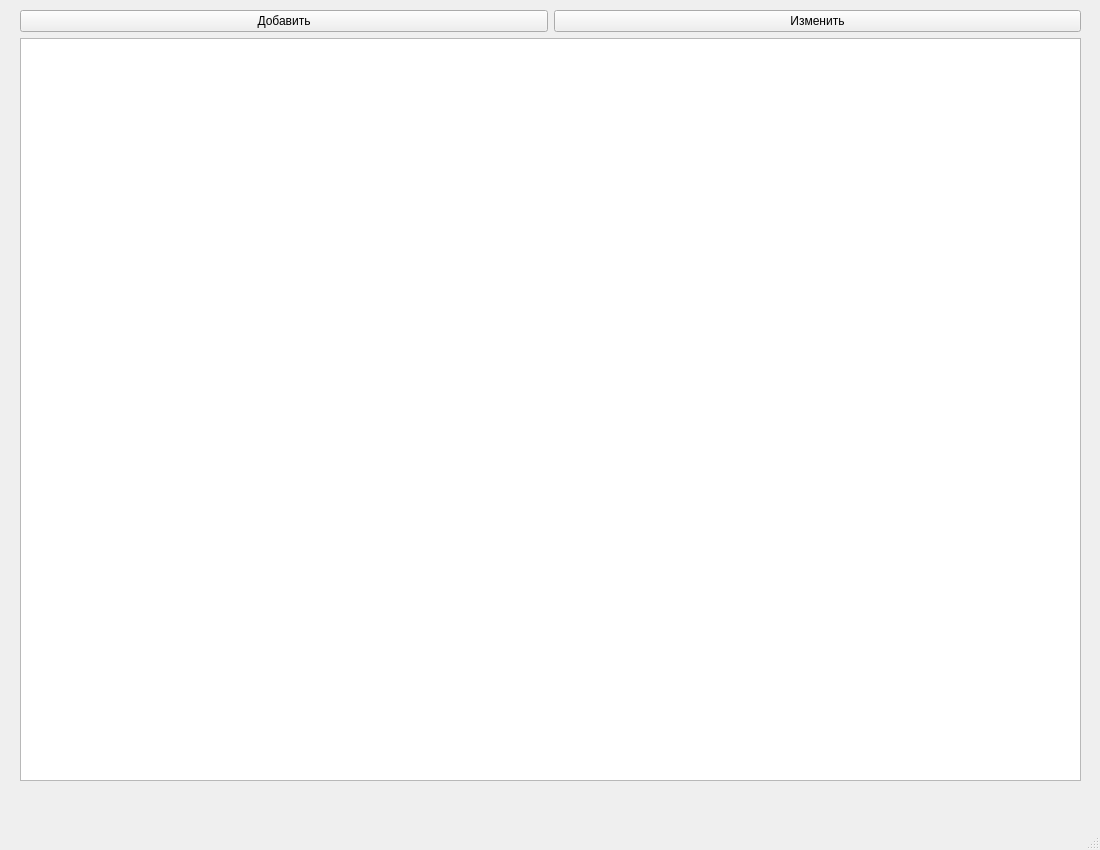
<?xml version="1.0" encoding="UTF-8"?>
<ui version="4.0">
 <class>MainWindow</class>
 <widget class="QMainWindow" name="MainWindow">
  <property name="geometry">
   <rect>
    <x>0</x>
    <y>0</y>
    <width>1100</width>
    <height>850</height>
   </rect>
  </property>
  <property name="minimumSize">
   <size>
    <width>1100</width>
    <height>850</height>
   </size>
  </property>
  <property name="maximumSize">
   <size>
    <width>1100</width>
    <height>850</height>
   </size>
  </property>
  <property name="windowTitle">
   <string>MainWindow</string>
  </property>
  <widget class="QWidget" name="centralwidget">
   <widget class="QWidget" name="">
    <property name="geometry">
     <rect>
      <x>20</x>
      <y>10</y>
      <width>1061</width>
      <height>771</height>
     </rect>
    </property>
    <layout class="QGridLayout" name="gridLayout">
     <item row="0" column="0">
      <layout class="QHBoxLayout" name="horizontalLayout">
       <item>
        <widget class="QPushButton" name="pushButton">
         <property name="sizePolicy">
          <sizepolicy hsizetype="Preferred" vsizetype="Fixed">
           <horstretch>0</horstretch>
           <verstretch>0</verstretch>
          </sizepolicy>
         </property>
         <property name="text">
          <string>Добавить</string>
         </property>
        </widget>
       </item>
       <item>
        <widget class="QPushButton" name="pushButton_2">
         <property name="text">
          <string>Изменить</string>
         </property>
        </widget>
       </item>
      </layout>
     </item>
     <item row="1" column="0">
      <widget class="QTableWidget" name="tableWidget"/>
     </item>
    </layout>
   </widget>
  </widget>
  <widget class="QMenuBar" name="menubar">
   <property name="geometry">
    <rect>
     <x>0</x>
     <y>0</y>
     <width>1100</width>
     <height>26</height>
    </rect>
   </property>
  </widget>
  <widget class="QStatusBar" name="statusbar"/>
 </widget>
 <resources/>
 <connections/>
</ui>
